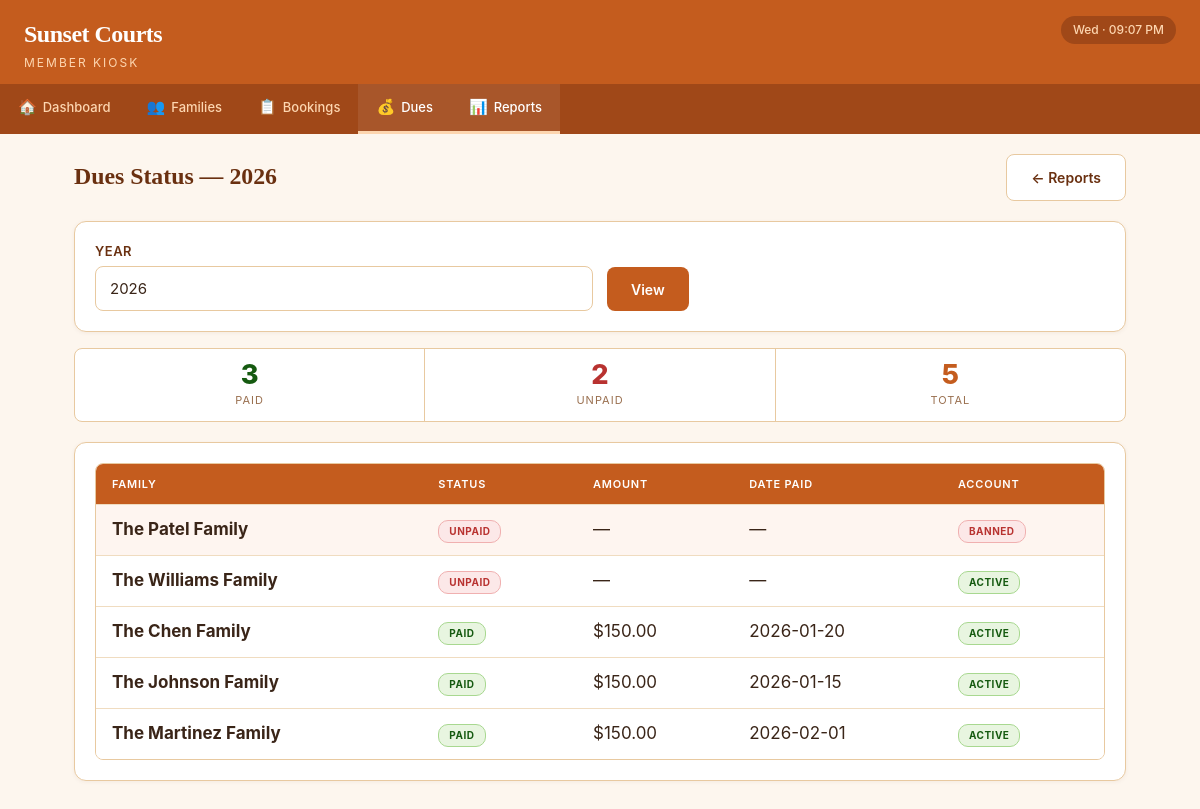
The page /reports/dues on the database as committed earlier.
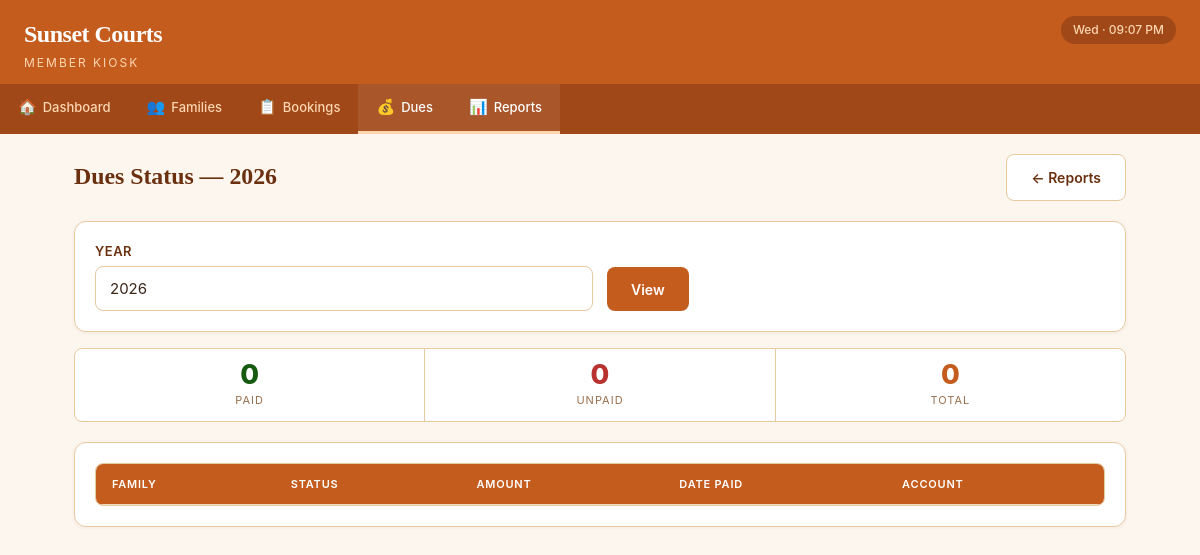
The same page on the database as committed later.
### tables this page shows
CREATE TABLE dues (
            due_id      INTEGER PRIMARY KEY AUTOINCREMENT,
            family_id   INTEGER NOT NULL,
            year        INTEGER NOT NULL,
            is_paid     INTEGER NOT NULL DEFAULT 0,
            amount_paid REAL    DEFAULT 0.0,
            date_paid   DATE,
            notes       TEXT,
            FOREIGN KEY (family_id) REFERENCES families(family_id) ON DELETE CASCADE,
            UNIQUE(family_id, year)
        );

CREATE TABLE families (
            family_id       INTEGER PRIMARY KEY AUTOINCREMENT,
            family_name     TEXT    NOT NULL,
            primary_contact TEXT,
            phone           TEXT,
            email           TEXT,
            join_date       DATE    NOT NULL DEFAULT (date('now')),
            is_banned       INTEGER NOT NULL DEFAULT 0,
            notes           TEXT,
            created_at      DATETIME NOT NULL DEFAULT (datetime('now'))
        );

### app.py (the view)
@app.route('/reports/dues')
def report_dues_status():
    year = request.args.get('year', date.today().year, type=int)
    report = query_db('''
        SELECT f.family_name, f.is_banned, COALESCE(d.is_paid, 0) as is_paid,
               d.amount_paid, d.date_paid
        FROM families f
        LEFT JOIN dues d ON f.family_id = d.family_id AND d.year = ?
        ORDER BY COALESCE(d.is_paid, 0), f.family_name
    ''', (year,))
    paid = sum(1 for r in report if r['is_paid'])
    return render_template('reports/dues_status.html', dues_report=report, year=year,
                           paid_count=paid, unpaid_count=len(report) - paid)

### app.py (called while the page is built)
@app.context_processor
def inject_globals():
    now = datetime.now()
    return {
        'today_display': now.strftime('%a · %I:%M %p')
    }

### db.py (called while the page is built)
def get_db():
    conn = sqlite3.connect(DB_PATH)
    conn.execute("PRAGMA foreign_keys = ON")
    conn.row_factory = sqlite3.Row
    return conn

def query_db(query, args=(), one=False):
    conn = get_db()
    try:
        cursor = conn.execute(query, args)
        results = cursor.fetchall()
        return results[0] if one and results else (None if one else results)
    finally:
        conn.close()

### templates/reports/dues_status.html (shortened to what this page needs)
{% extends "base.html" %}
{% block content %}
<div class="page-header"><h2>Dues Status — {{ year }}</h2><a href="{{ url_for('reports_home') }}" class="btn btn-outline">← Reports</a></div>
<div class="card mb-16">
    <form method="GET" action="{{ url_for('report_dues_status') }}" class="form-row" style="align-items:end;">
        <div class="form-group" style="margin-bottom:0;"><label>Year</label><input type="number" name="year" value="{{ year }}" min="2020" max="2030"></div>
        <div class="form-group" style="margin-bottom:0;"><button type="submit" class="btn btn-primary">View</button></div>
    </form>
</div>
<div class="stat-strip">
    <div class="stat-item"><div class="stat-value" style="color:var(--open-text);">{{ paid_count }}</div><div class="stat-label">Paid</div></div>
    <div class="stat-item"><div class="stat-value" style="color:var(--danger);">{{ unpaid_count }}</div><div class="stat-label">Unpaid</div></div>
    <div class="stat-item"><div class="stat-value">{{ paid_count + unpaid_count }}</div><div class="stat-label">Total</div></div>
</div>
<div class="card"><div class="table-wrap"><table>
    <thead><tr><th>Family</th><th>Status</th><th>Amount</th><th>Date Paid</th><th>Account</th></tr></thead>
    <tbody>{% for r in dues_report %}
    <tr {% if r.is_banned %}style="background:#fef5f0;"{% endif %}>
        <td><strong>{{ r.family_name }}</strong></td>
        <td>{% if r.is_paid %}<span class="badge badge-paid">Paid</span>{% else %}<span class="badge badge-unpaid">Unpaid</span>{% endif %}</td>
        <td>{{ '$%.2f' % r.amount_paid if r.amount_paid else '—' }}</td>
        <td>{{ r.date_paid or '—' }}</td>
        <td>{% if r.is_banned %}<span class="badge badge-banned">Banned</span>{% else %}<span class="badge badge-active">Active</span>{% endif %}</td>
    </tr>{% endfor %}</tbody>
</table></div></div>
{% endblock %}

Rows that differ between the two databases and show on the page:
removed dues: family_name "The Patel Family", shows "UNPAID", amount_paid "—", date_paid "—", shows "BANNED"
removed dues: family_name "The Williams Family", shows "UNPAID", amount_paid "—", date_paid "—", shows "ACTIVE"
removed dues: family_name "The Chen Family", shows "PAID", amount_paid "$150.00", date_paid "2026-01-20", shows "ACTIVE"
removed dues: family_name "The Johnson Family", shows "PAID", amount_paid "$150.00", date_paid "2026-01-15", shows "ACTIVE"
removed dues: family_name "The Martinez Family", shows "PAID", amount_paid "$150.00", date_paid "2026-02-01", shows "ACTIVE"
Other text that changed with them:
{{ paid_count }}: "3" → "0"
{{ unpaid_count }}: "2" → "0"
{{ paid_count + unpaid_count }}: "5" → "0"
